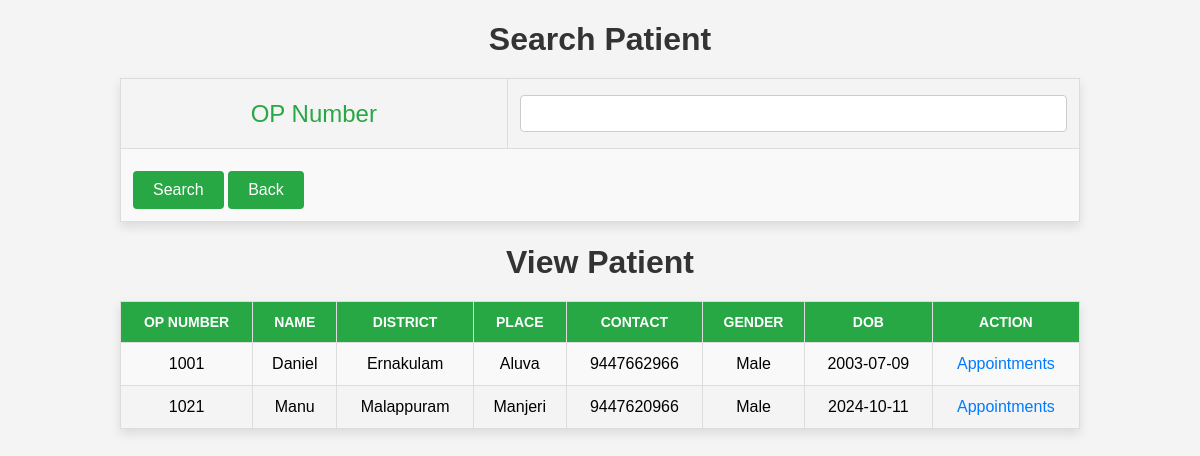
/Project/Staff/ViewPatient.php, run on the app's committed database.
### tables this page shows
CREATE TABLE `tbl_patient` (
  `patient_id` int(11) NOT NULL,
  `patient_name` varchar(30) NOT NULL,
  `patient_contact` varchar(30) NOT NULL,
  `place_id` int(11) NOT NULL,
  `patient_address` varchar(300) NOT NULL,
  `patient_gender` varchar(30) NOT NULL,
  `patient_dob` varchar(30) NOT NULL,
  `patient_opno` int(30) NOT NULL
);

CREATE TABLE `tbl_district` (
  `district_id` int(11) NOT NULL,
  `district_name` varchar(50) NOT NULL
);

CREATE TABLE `tbl_place` (
  `place_id` int(11) NOT NULL,
  `place_name` varchar(50) NOT NULL,
  `district_id` int(11) NOT NULL
);

### Project/Staff/ViewPatient.php (the view, shortened to what this page needs)
<?php
include('../Assets/Connection/Connection.php');
   $sel = "select * from tbl_patient pa inner join tbl_place p on p.place_id = pa.place_id inner join tbl_district d on d.district_id = p.district_id";
?>
<!DOCTYPE html PUBLIC "-//W3C//DTD XHTML 1.0 Transitional//EN" "http://www.w3.org/TR/xhtml1/DTD/xhtml1-transitional.dtd">
<html xmlns="http://www.w3.org/1999/xhtml">
<head>
</head>
<body>
<form id="form1" name="form1" method="post" action="">
<h1>Search Patient</h1>
  <table>
    <tr>
      <td style="font-family: 'Arial', sans-serif; font-size: 24px; color: #28a745;">OP Number</td>
      <td><label for="txt_opNumber"></label>
        <input type="text" name="txt_opNumber" id="txt_opNumber" required="required"/></td>
    </tr>
    <tr>
      <td colspan="2" class="search-button">
        <input type="submit" name="btn_submit" id="btn_submit" value="Search"/>
        <a href="HomePage.php" class="home-button">Back</a>
      </td>
    </tr>
  </table>
<h1>View Patient</h1>
<table>
  <tr>
    <th>OP Number</th>
    <th>Name</th>
    <th>District</th>
    <th>Place</th>
    <th>Contact</th>
    <th>Gender</th>
    <th>DOB</th>
    <th colspan="2" align="center">Action</th>
  </tr>
  <?php
   $result = $con -> query($sel);
   while($data = $result -> fetch_assoc())
  {
  ?>
  <tr>
    <td><?php echo $data["patient_opno"]?></td>
    <td><?php echo $data["patient_name"]?></td>
    <td><?php echo $data["district_name"]?></td>
    <td><?php echo $data["place_name"]?></td>
    <td><?php echo $data["patient_contact"]?></td>
    <td><?php echo $data["patient_gender"]?></td>
    <td><?php echo $data["patient_dob"]?></td>
    <td>
    <a href="Appoinments.php?pid=<?php echo $data["patient_id"]?>">Appointments</a>
    </td>
  </tr>
  <?php } ?>
</table>
</form>
</body>
</html>

### Project/Staff/ViewPatient.php (style rules this page uses)
body { font-family: Arial, sans-serif; background-color: #f4f4f4; margin: 0; padding: 0; }
h1 { color: #333; text-align: center; margin-bottom: 20px; }
table { width: 80%; margin: 20px auto; border-collapse: collapse; box-shadow: 0 5px 10px rgba(0, 0, 0, 0.1); }
table, th, td { border: 1px solid #ddd; }
th, td { padding: 12px; text-align: center; }
th { background-color: #28a745; color: white; text-transform: uppercase; font-size: 14px; }
tr:nth-child(even) { background-color: #f9f9f9; }
input[type="text"] { width: 100%; padding: 10px; margin: 4px 0; box-sizing: border-box; border: 1px solid #ccc; border-radius: 4px; }
input[type="submit"] { background-color: #28a745; color: white; padding: 10px 20px; border: none; border-radius: 4px; cursor: pointer; font-size: 16px; }
td a { color: #007bff; text-decoration: none; }
.search-button { text-align: left; }
.home-button { display: inline-block; background-color: #28a745; color: white; padding: 10px 20px; border: none; border-radius: 4px; text-align: center; text-decoration: none; font-size: 16px; margin-top: 10px; }

### data on the page
tbl_patient: patient_opno "1001", patient_name "Daniel", tbl_district.district_name "Ernakulam", place.place_name "Aluva", patient_contact "9447662966", patient_gender "Male", patient_dob "2003-07-09"
tbl_patient: patient_opno "1021", patient_name "Manu", tbl_district.district_name "Malappuram", place.place_name "Manjeri", patient_contact "9447620966", patient_gender "Male", patient_dob "2024-10-11"
